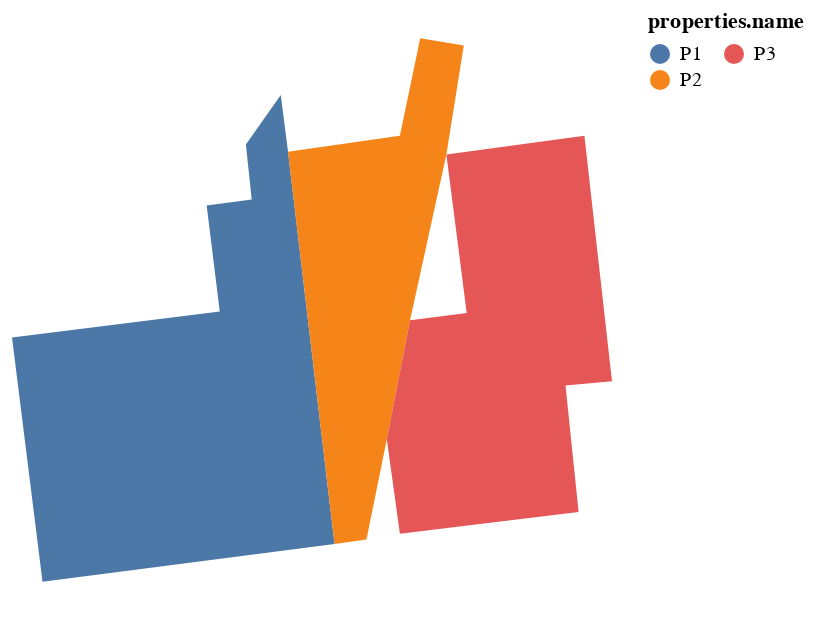

Notebook code cell kept with this figure:
### Code cell
topo.to_alt(color='properties.name:N')

### Figure 1 — Vega-Lite specification as saved in the notebook (floating-point values rounded to 4 significant figures)
{"config": {"view": {"continuousWidth": 400, "continuousHeight": 300}}, "data": {"name": "data-39eac94c17de9e71257464246046ce6d", "format": {"feature": "data", "type": "topojson"}}, "mark": "geoshape", "encoding": {"color": {"type": "nominal", "field": "properties.name", "legend": {"columns": 2}}, "tooltip": [{"type": "nominal", "field": "properties.name"}]}, "projection": {"reflectY": true, "type": "identity"}, "width": 300, "$schema": "https://vega.github.io/schema/vega-lite/v4.8.1.json", "datasets": {"data-39eac94c17de9e71257464246046ce6d": {"type": "Topology", "objects": {"data": {"geometries": [{"properties": {"name": "P1"}, "type": "Polygon", "arcs": [[0, -4, 1]]}, {"properties": {"name": "P2"}, "type": "Polygon", "arcs": [[-7, 2, 3, 4]]}, {"properties": {"name": "P3"}, "type": "Polygon", "arcs": [[5, 6, 7]]}], "type": "GeometryCollection"}}, "bbox": [50.8, 72.1, 71.45, 90.8], "transform": {"scale": [2.065e-05, 1.87e-05], "translate": [50.8, 72.1]}, "arcs": [[[447941, 895721], [12107, -104278]], [[537530, 69519], [-486683, -69519], [-50847, 449197], [346247, 48129], [-21792, 195187], [75060, 10695], [-9685, 101604], [58111, 90909]], [[624697, 262032], [-33899, -184492], [-53268, -8021]], [[537530, 69519], [-77482, 721924]], [[460048, 791443], [186440, 29412], [33899, 179144], [72639, -13369], [-29056, -200535], [-60532, -304812]], [[723970, 786095], [230024, 34760], [46005, -451871], [-77482, -8022], [21792, -232620], [-297821, -40107], [-21791, 173797]], [[624697, 262032], [38741, 219251]], [[663438, 481283], [94430, 13369], [-33898, 291443]]]}}}
